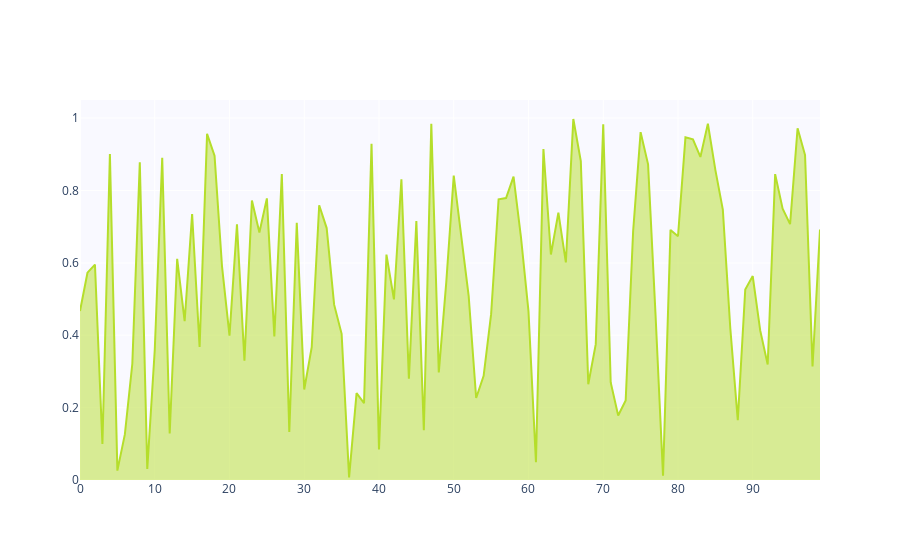

Write notebook code for a chart like this one.
### Code cell
daily_win_pct = go.Scatter(
    x=list(range(100)),
    y=np.random.rand(100),
    line_color="#b5de2b",
    fill="tozeroy"
)

daily_win_pct_fig = go.Figure(daily_win_pct)
daily_win_pct_fig.update_layout(plot_bgcolor="#f9f9ff")
